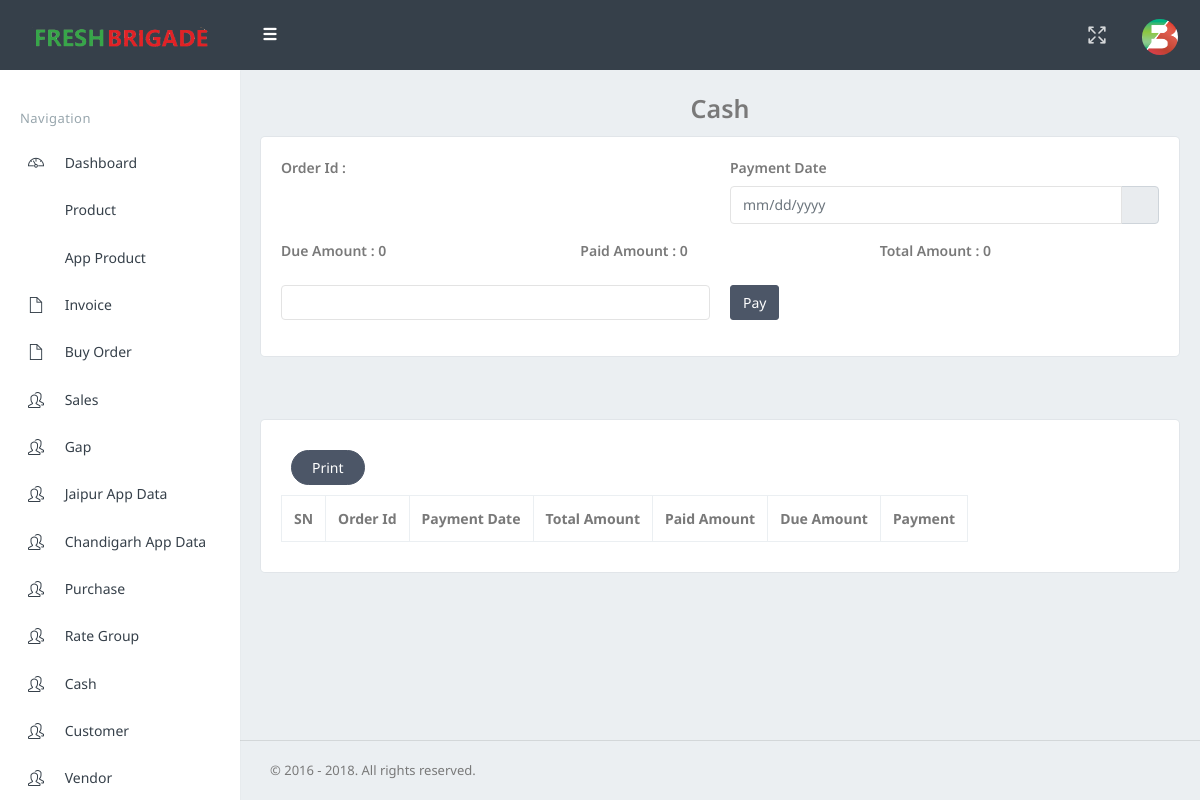
Page /order-cash.php (signed in) on the committed database.
### tables this page shows
CREATE TABLE `order_info` (
  `sn` int(11) NOT NULL,
  `order_id` text NOT NULL,
  `cust_id` text NOT NULL,
  `billing_name` text NOT NULL,
  `order_status` text NOT NULL,
  `payment_method` text NOT NULL,
  `total_amount` text NOT NULL,
  `pending_amount` text NOT NULL,
  `paid_amount` text NOT NULL,
  `order_date` text NOT NULL
);

### order-cash.php (the view, shortened to what this page needs)
<!DOCTYPE html>
<html>
    <?php
$custId=$_GET["code"];
include("common/connect.php");
    ?>
<head>
 <link href="plugins/timepicker/bootstrap-timepicker.min.css" rel="stylesheet">
        <link href="plugins/bootstrap-colorpicker/css/bootstrap-colorpicker.min.css" rel="stylesheet">
        <link href="plugins/bootstrap-datepicker/css/bootstrap-datepicker.min.css" rel="stylesheet">
        <link href="plugins/clockpicker/css/bootstrap-clockpicker.min.css" rel="stylesheet">
        <link href="plugins/bootstrap-daterangepicker/daterangepicker.css" rel="stylesheet">
        <link href="assets/css/bootstrap.min.css" rel="stylesheet" type="text/css" />
        <link href="assets/css/icons.css" rel="stylesheet" type="text/css" />
        <link href="assets/css/style.css" rel="stylesheet" type="text/css" />
    </head>
    <body class="fixed-left">
        <div id="wrapper">
            <?php
                include("common/header.php");
            ?>
         <?php
                        include("common/sidebar.php");
                    ?>
            <div class="content-page">
                <div class="content">
                    <div class="container-fluid">
<div class="row" >
    									  <div class="col-lg-12" align="center" >
										 <label style="font-size:25px;">Cash</label>
										 </div>
										 </div>
   <div class="card-box">
<?php
   $PayDetailsQuery= mysqli_query($con,"SELECT * FROM `order_info` WHERE order_id='$custId'");
   $pay = mysqli_fetch_assoc($PayDetailsQuery);
   $paid =$pay['paid_amount'];
    $pendding =$pay['pending_amount'];
     $total =$pay['total_amount'];
?>
        <form id="form1" method="post" action="action-page/customer-cash.php">
			<div class="row" >
 <div class="col-lg-6">
												<div class="form-group" align="left" >
													<div>
														<div class="form-group">
                                                        	<label>Order Id :</label>
														</div>
                                                        </div>
														</div>
			                    	</div>
             <div class="col-lg-6">
							<div class="form-group">
                                                <label>Payment Date</label>
                                                <div>
                                                    <div class="input-group">
                                                        <input autocomplete="off" required type="text" class="form-control" placeholder="mm/dd/yyyy" name="datepicker-autoclose" id="datepicker-autoclose">
                                                        <div class="input-group-append">
                                                            <span class="input-group-text"><i class="md md-event-note"></i></span>
                                                        </div>
                                                    </div>
                                                </div>
                            </div>
							</div>
            </div>
<div class="row" >
            <div class="col-lg-4">
												<div class="form-group" align="left" >
													<div>
														<div class="form-group">
                                                        	<label>Due Amount :</label>
															<label ><?php echo $pendding;?></label>
														</div>
                                                        </div>
														</div>
			                    	</div>
            <div class="col-lg-4">
												<div class="form-group" align="left" >
													<div>
														<div class="form-group">
                                                        	<label>Paid Amount :</label>
															<label ><?php echo $paid;?></label>
														</div>
                                                        </div>
														</div>
			                    	</div>
            	                    <div class="col-lg-4">
												<div class="form-group" align="left" >
													<div>
														<div class="form-group">
                                                        	<label>Total Amount :</label>
															<label ><?php echo $total;?></label>
														</div>
                                                        </div>
														</div>
			                    	</div>
            </div>
            <div class="row" >
            <div class="col-lg-6">
												<div class="form-group" align="left" >
													<div>
														<div class="form-group">
															<input class="form-control"name="cash" type="text"  value="<?php echo $invoice;?>"size="10"  class="border" />
														</div>
                                                        </div>
														</div>
			                    	</div>
            	                    <div class="col-lg-6">
												<div class="form-group" align="left" >
													<div>
														<div class="form-group">
                                                        	<button  class="btn btn-inverse waves-effect waves-light" id="addProduct"   >Pay </button>
													</div>
                                                        </div>
														</div>
			                    	</div>
            </div>
        </form>
     </div>
     <br><br>
                                <div class="card-box">
                                <div class="panel-footer"  > <button class="btn btn-inverse btn-rounded waves-effect waves-light" onClick=" PrintElem('wp--')" style="margin:10px;">Print</button> </div>
                                   <div class="row"  id="wp--">
                            <div class="col-sm-12">
                                    <div class="table-responsive" data-pattern="priority-columns">
                                    <table class=" table table-bordered table-responsive" id="datatable-editable">
                                        <thead>
                                        <tr>
											<th style="text-align:center">SN </th>
                                            <th style="text-align:center">Order Id </th>
                                             <th style="text-align:center">Payment Date</th>
                                             <th  style="text-align:center">Total Amount </th>
                                             <th style="text-align:center">Paid Amount </th>
                                             <th style="text-align:center">Due Amount </th>
                                            <th style="text-align:center">Payment</th>
                                        </tr>
                                        </thead>
                                    </table>
                                        </div>
                                </div>
                            </div>
                        </div>
                    </div>
                </div>
                <footer class="footer text-right">
                    &copy; 2016 - 2018. All rights reserved.
                </footer>
            </div>
        </div>
    </body>
</html>

### rows in the picture
order_info: pending_amount "0", paid_amount "0", total_amount "0"
